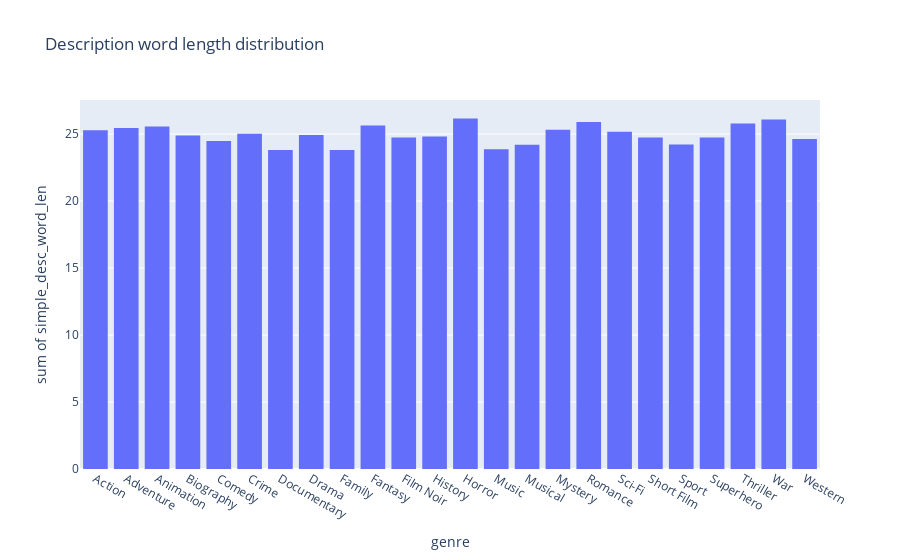

The notebook cell saved with this chart:
### Code cell
fig = px.histogram(
    df_analysis.groupby(['genre'], as_index=False).simple_desc_word_len.mean(), 
    x='genre', 
    y='simple_desc_word_len', 
    title='Description word length distribution'
)
fig.show()

### Figure 1 — Plotly figure (JSON) as saved in the notebook; plotly's stock layout.template omitted (floating-point values rounded to 4 significant figures)
{"data": [{"alignmentgroup": "True", "bingroup": "x", "histfunc": "sum", "hovertemplate": "genre=%{x}<br>sum of simple_desc_word_len=%{y}<extra></extra>", "legendgroup": "", "marker": {"color": "#636efa", "pattern": {"shape": ""}}, "name": "", "offsetgroup": "", "orientation": "v", "showlegend": false, "type": "histogram", "x": ["Action", "Adventure", "Animation", "Biography", "Comedy", "Crime", "Documentary", "Drama", "Family", "Fantasy", "Film Noir", "History", "Horror", "Music", "Musical", "Mystery", "Romance", "Sci-Fi", "Short Film", "Sport", "Superhero", "Thriller", "War", "Western"], "xaxis": "x", "y": [25.28, 25.44, 25.57, 24.9, 24.48, 25.03, 23.81, 24.93, 23.81, 25.63, 24.75, 24.82, 26.16, 23.86, 24.2, 25.32, 25.9, 25.17, 24.75, 24.23, 24.75, 25.79, 26.09, 24.63], "yaxis": "y"}], "layout": {"barmode": "relative", "legend": {"tracegroupgap": 0}, "title": {"text": "Description word length distribution"}, "xaxis": {"anchor": "y", "domain": [0, 1], "title": {"text": "genre"}}, "yaxis": {"anchor": "x", "domain": [0, 1], "title": {"text": "sum of simple_desc_word_len"}}}}
